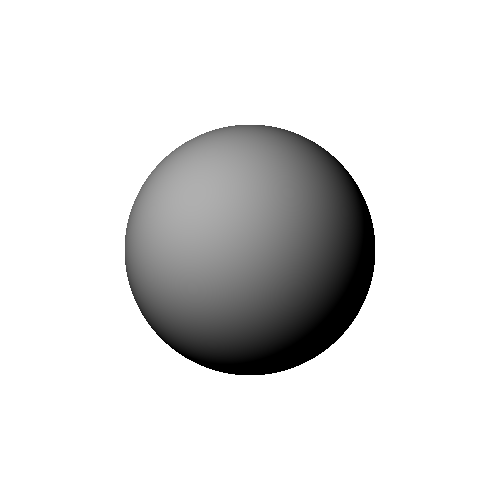
Frame 1 (no input)
Frame 2 (the mouse pressed at the canvas centre, redrawn once): identical to frame 1, image omitted

The Processing sketch that drew this single still picture (run headless with seeded random() and noise(); the mouse was pressed at the canvas centre and the sketch redrawn once):

// Processing sketch: oh_say_can_you_see
// ── oh_say_can_you_see.pde
PVector eyePos = new PVector(0, 0, -5);
PVector spherePos = new PVector(0, 0, 5);
float sphereR = 1.0;
PVector lightPos = new PVector(-5, 5, -5);

void setup()
{
  size(500, 500);

  noSmooth();
  noLoop();
}

void draw()
{
  float EL = 0.01 * 10000;
  PVector pw = new PVector();
  pw.z = 0;

  for (int y = 0; y < height; ++y)
  {
    pw.y = map(y, 0, height - 1, 1, -1);
    for (int x = 0; x < width; ++x)
    {
      pw.x = map(x, 0, width - 1, -1, 1);
      PVector eyeDir = PVector.sub(pw, eyePos);
      PVector tmp = PVector.sub(eyePos, spherePos);

      float A = eyeDir.magSq();
      float B = 2*eyeDir.dot(tmp);
      float C = tmp.magSq() - pow(sphereR, 2);

      float D = pow(B, 2) - 4*A*C;

      float t = -1;
      if (D == 0)
      {
        t = -B / (2*A);
      } else if (D > 0)
      {
        float t1 = (-B - sqrt(D))/(2*A);
        float t2 = (-B + sqrt(D))/(2*A);

        t = t1 > 0 && t2 > 0 ? min(t1, t2) : max(t1, t2);
      }

      stroke(color(255, 255, 255));
      if (t > 0)
      {
        PVector intPos = PVector.add(eyePos, PVector.mult(eyeDir, t));
        print(intPos + "\n");
        PVector lightDir = PVector.sub(lightPos, intPos); 
        //print(lightDir + "\n");
        lightDir.normalize();
        PVector sphereN = PVector.sub(intPos, spherePos);
        sphereN.normalize();
        float nlDot = constrain(sphereN.dot(lightDir), 0, 1);
 
        
        float radianceAmb = EL;
        //float radianceDif = ;
        float radianceSpe = 0.0f;
        //if(nlDot > 0)
        //{
        //  PVector refDir = ;
        //  PVector invEyeDir = ;
        //  invEyeDir.normalize;
          
        //  float vrDot = constrain(refDir.dot(invEyedDir),0,1);
        //  radianceSpe = ;
        //}
        
        //float radiance = constrain(,0,1);
        int gray = (int)(0.69 * 255 * nlDot);
        stroke(color(gray, gray, gray));
      } 
      point(x, y);
    }
  }
}

// ── utils.pde

PVector vectorSigma(Object ... params)
{
  PVector result = new PVector(0,0,0);
  for(int i = 0; i < params.length;)
  {
    if ( params[i] instanceof Number )
    {
      if ( i+1 > params.length-1 || !(params[i+1] instanceof PVector) )
        throw new IllegalArgumentException();
      
      float k = ((Number)params[i]).floatValue();
      PVector v = (PVector)params[i+1];
      
      result.add(PVector.mult(v, k));
      i += 2;
    }
    else if ( params[i] instanceof PVector )
    {
      PVector v = (PVector)params[i];
      result.add(v);
      ++i;
    } 
  }//for
  return result;
}
